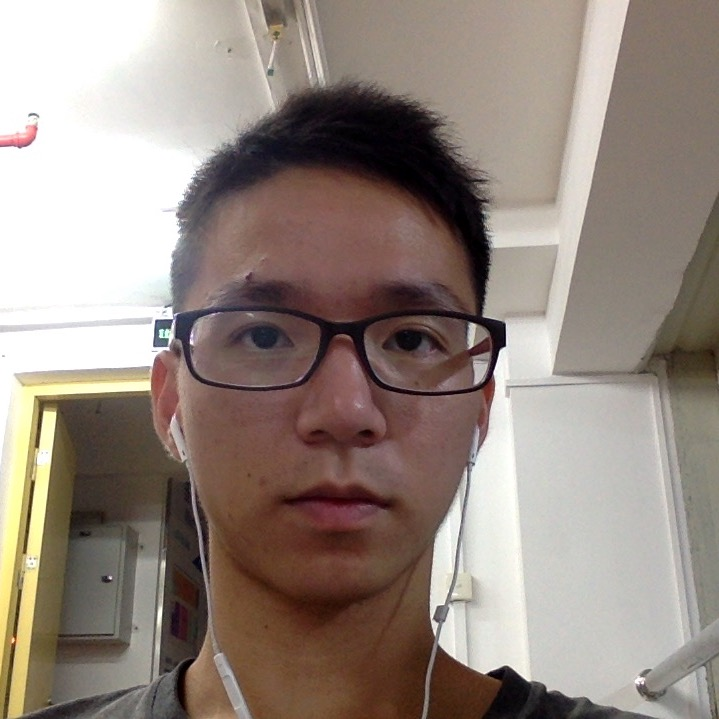
#> input picture openCV3 units/hi.jpg, 719 x 719 px
$ python Line_Detection.py
#> lines starting #> are read from the running program, lines starting #| are printed output that depends on the picture; after the words box and inside, x2 and y2 are one past the last pixel; in counts of white or black regions, pixels touching at a corner belong together
# -*-coding:utf-8-*-

import cv2
import numpy as np

"""
通过HoughLines和HoughLinesP函数完成检测
HoughLinesP(概率)是对HoughLines(标准)的油画，通过分析点的子集估计在一条直线的概率
"""

img = cv2.imread("hi.jpg")
#> img is the input picture: shape (719, 719, 3); mean B, G, R 127.5, 136.1, 149.3
gray = cv2.cvtColor(img, cv2.COLOR_BGR2GRAY)
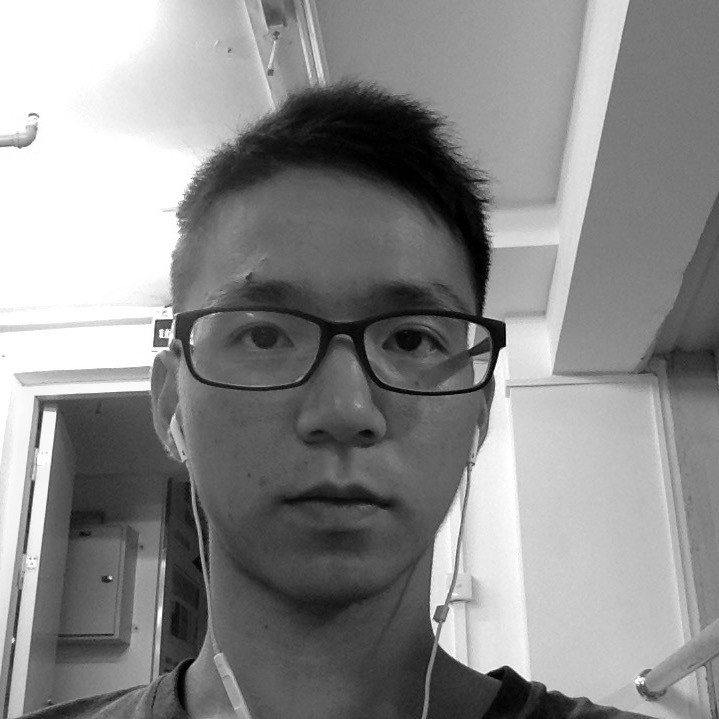
#> gray: shape (719, 719); min 0, max 255, mean 139.1
edges = cv2.Canny(gray, 50, 120)
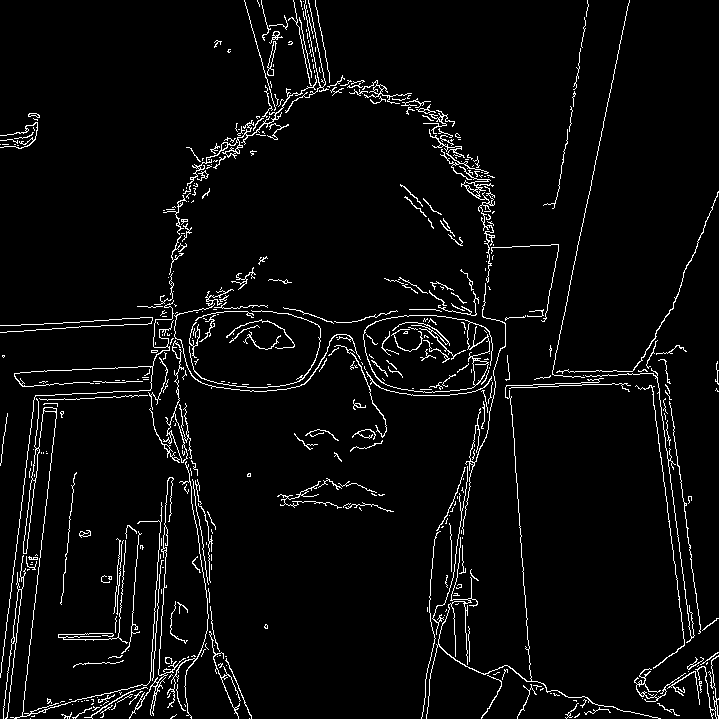
#> edges: shape (719, 719); 4.3% white in thin lines or dots
minLineLength = 20
maxLineGap = 5
lines = cv2.HoughLinesP(edges, 1, np.pi/180, 100, minLineLength, maxLineGap)
#> lines = 180 rows, first 6: [569, 289, 572, 271], [158, 674, 158, 669], [32, 503, 32, 498], [161, 635, 161, 622], [43, 413, 44, 407], [82, 393, 96, 393]
for x1,y1,x2,y2 in lines[0]:
    cv2.line(img, (x1, y1), (x2, y2), (0, 255, 0), 2)
#> this loop made 1 pass
#> img: shape (719, 719, 3); 0.01% of pixels changed, all inside (x1, y1, x2, y2) = (568, 270, 574, 291)

cv2.imshow("edges", edges)
cv2.imshow("lines", lines)
cv2.waitKey()
cv2.destroyAllWindows()
